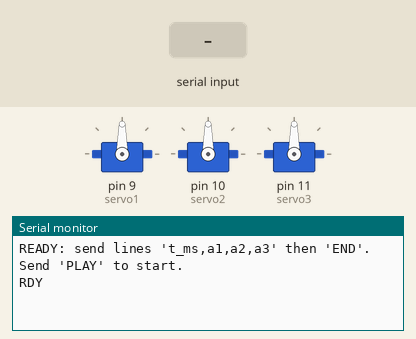
The sketch below on a simulated Arduino Uno, built with avr-gcc and run on an emulated ATmega328P. Shown: 3 × servo, the last lines printed to the serial monitor. The inputs (shaded band) are chosen by the test bench.

Above: at 1.5 s.
1.6 s: "END\n" received over Serial
At 2.3 s:
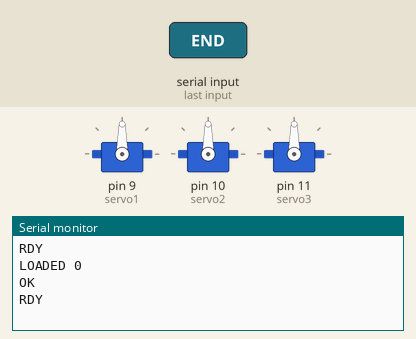
3.1 s: byte 10 ('\n') received over Serial
At 3.5 s:
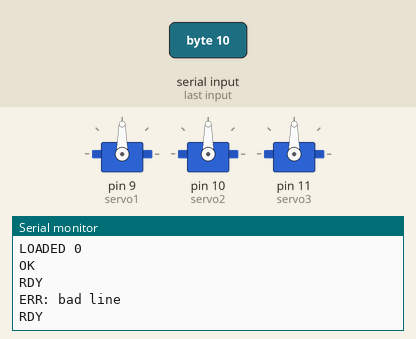
4.6 s: "PLAY\n" received over Serial
At 5.8 s:
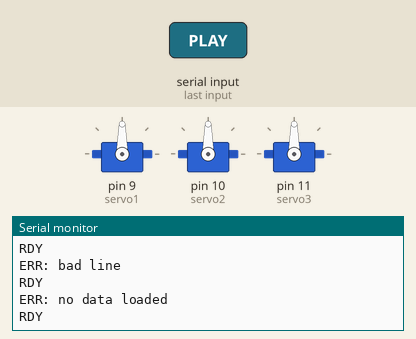
6.1 s: "CLEAR\n" received over Serial
At 7.0 s:
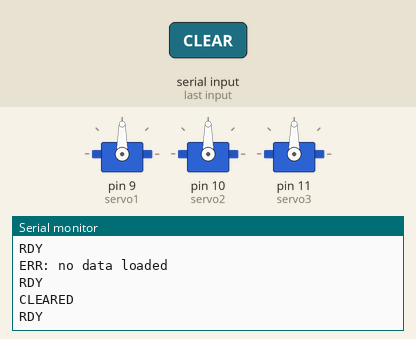

Measured:
- after the input at 1.6 s, the serial monitor: prints a new line at once (image 1)
- after the input at 3.1 s, the serial monitor: prints a new line at once (image 2)
- after the input at 4.6 s, the serial monitor: prints a new line at once (image 3)
- after the input at 6.1 s, the serial monitor: prints a new line at once (image 4)

The sketch:

CSVtoMotorsV2.ino
```cpp
#include <Servo.h>

// Haglid
// Servo simulink CSV interface V2 (HANDSHAKE, STORE-THEN-PLAY)
// Most recent update: Jan 29 2026
//
// Protocol (matched to MATLAB Option A):
//   PC -> "CLEAR"         (optional) clear buffer
//   PC -> "t_ms,a1,a2,a3" (repeat up to MAX_SAMPLES lines; Arduino replies "RDY" each line)
//   PC -> "END"           (Arduino replies "LOADED n", "OK", "RDY")
//   PC -> "PLAY"          (Arduino plays back; prints "RDY" each applied point; then "DONE", "RDY")
//
// Notes:
// - MAX_SAMPLES limits how many rows you can store (UNO RAM). Use MATLAB downsampling to <= MAX_SAMPLES.

Servo s1, s2, s3;

// Declare Servo Pins
const int servo1 = 9;
const int servo2 = 10;
const int servo3 = 11;
const int SERVO_OFFSET = 90;  // CSV zero maps to servo 90°

// Trajectory sample
struct Sample {
  uint32_t t_ms;
  uint8_t a1;
  uint8_t a2;
  uint8_t a3;
};

// Keep memory small (UNO)
const int MAX_SAMPLES = 180;
Sample traj[MAX_SAMPLES];
int nSamples = 0;

bool loaded = false;
bool playing = false;

uint32_t tStart = 0;
int idx = 0;

// Handshake token
const char* RDY = "RDY";

// Read one newline-terminated line from Serial into buf
bool readLine(char* buf, size_t buflen) {
  static size_t pos = 0;
  while (Serial.available()) {
    char c = (char)Serial.read();
    if (c == '\r') continue; // ignore CR
    if (c == '\n') {         // LF ends line
      buf[pos] = '\0';
      pos = 0;
      return true;
    }
    if (pos < buflen - 1) buf[pos++] = c;
  }
  return false;
}

void setup() {
  Serial.begin(115200);

  // Attach with explicit pulse range to reduce startup jerk
  s1.attach(servo1, 1000, 2000);
  s2.attach(servo2, 1000, 2000);
  s3.attach(servo3, 1000, 2000);

  // Immediately command a known safe position
  s1.write(90);
  s2.write(90);
  s3.write(90);
  delay(300);


  Serial.println("READY: send lines 't_ms,a1,a2,a3' then 'END'. Send 'PLAY' to start.");
  Serial.println(RDY); // ready for first command
}

void loop() {
  static char line[64];

  // ---------------- LOAD MODE ----------------
  if (!playing) {
    if (!readLine(line, sizeof(line))) return;

    // Commands
    if (strcmp(line, "END") == 0) {
      loaded = (nSamples > 0);
      Serial.print("LOADED ");
      Serial.println(nSamples);
      Serial.println("OK");
      Serial.println(RDY);
      return;
    }

    if (strcmp(line, "PLAY") == 0) {
      if (loaded) {
        playing = true;
        tStart = millis();
        idx = 0;
        Serial.println("PLAYING");
        // During playback, RDY is printed per applied point
      } else {
        Serial.println("ERR: no data loaded");
        Serial.println(RDY);
      }
      return;
    }

    if (strcmp(line, "CLEAR") == 0) {
      nSamples = 0;
      loaded = false;
      playing = false;
      idx = 0;
      Serial.println("CLEARED");
      Serial.println(RDY);
      return;
    }

    // Parse sample: t_ms,a1,a2,a3
    uint32_t t;
    int a1, a2, a3;
    if (sscanf(line, "%lu,%d,%d,%d", &t, &a1, &a2, &a3) == 4) {
      if (nSamples < MAX_SAMPLES) {
        traj[nSamples].t_ms = t;
        traj[nSamples].a1 = (uint8_t)constrain(a1, -90, 90);
        traj[nSamples].a2 = (uint8_t)constrain(a2, -90, 90);
        traj[nSamples].a3 = (uint8_t)constrain(a3, -90, 90);
        nSamples++;

        // Handshake: ready for next line
        Serial.println(RDY);
      } else {
        Serial.println("ERR: MAX_SAMPLES reached");
        Serial.println(RDY); // keep handshake so MATLAB doesn't hang
      }
    } else {
      Serial.println("ERR: bad line");
      Serial.println(RDY);
    }

    return;
  }

  // ---------------- PLAYBACK MODE ----------------
  uint32_t now = millis() - tStart;

  // Apply all samples that are due
  while (idx < nSamples && now >= traj[idx].t_ms) {
    s1.write(constrain(traj[idx].a1 + SERVO_OFFSET, 0, 180));
    s2.write(constrain(traj[idx].a2 + SERVO_OFFSET, 0, 180));
    s3.write(constrain(traj[idx].a3 + SERVO_OFFSET, 0, 180));
    Serial.println(traj[idx].a2);


    idx++;

    // Handshake: point applied
    Serial.println(RDY);
  }

  if (idx >= nSamples) {
    playing = false;
    Serial.println("DONE");
    Serial.println(RDY); // ready for new load/play commands
  }
}
```
